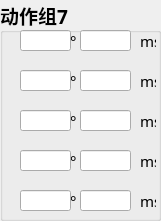
     <widget class="QGroupBox" name="groupBox_12">
      <property name="geometry">
       <rect>
        <x>420</x>
        <y>230</y>
        <width>161</width>
        <height>221</height>
       </rect>
      </property>
      <property name="font">
       <font>
        <family>宋体</family>
        <pointsize>14</pointsize>
        <weight>75</weight>
        <bold>true</bold>
       </font>
      </property>
      <property name="title">
       <string>动作组7</string>
      </property>
      <widget class="QLineEdit" name="lineEdit_91">
       <property name="geometry">
        <rect>
         <x>20</x>
         <y>30</y>
         <width>51</width>
         <height>21</height>
        </rect>
       </property>
       <property name="font">
        <font>
         <family>宋体</family>
         <pointsize>11</pointsize>
         <weight>50</weight>
         <bold>false</bold>
        </font>
       </property>
      </widget>
      <widget class="QLabel" name="label_143">
       <property name="geometry">
        <rect>
         <x>70</x>
         <y>30</y>
         <width>16</width>
         <height>21</height>
        </rect>
       </property>
       <property name="font">
        <font>
         <family>宋体</family>
         <pointsize>11</pointsize>
         <weight>50</weight>
         <bold>false</bold>
        </font>
       </property>
       <property name="text">
        <string>°</string>
       </property>
      </widget>
      <widget class="QLabel" name="label_144">
       <property name="geometry">
        <rect>
         <x>70</x>
         <y>70</y>
         <width>16</width>
         <height>21</height>
        </rect>
       </property>
       <property name="font">
        <font>
         <family>宋体</family>
         <pointsize>11</pointsize>
         <weight>50</weight>
         <bold>false</bold>
        </font>
       </property>
       <property name="text">
        <string>°</string>
       </property>
      </widget>
      <widget class="QLabel" name="label_145">
       <property name="geometry">
        <rect>
         <x>70</x>
         <y>110</y>
         <width>16</width>
         <height>21</height>
        </rect>
       </property>
       <property name="font">
        <font>
         <family>宋体</family>
         <pointsize>11</pointsize>
         <weight>50</weight>
         <bold>false</bold>
        </font>
       </property>
       <property name="text">
        <string>°</string>
       </property>
      </widget>
      <widget class="QLabel" name="label_146">
       <property name="geometry">
        <rect>
         <x>70</x>
         <y>150</y>
         <width>16</width>
         <height>21</height>
        </rect>
       </property>
       <property name="font">
        <font>
         <family>宋体</family>
         <pointsize>11</pointsize>
         <weight>50</weight>
         <bold>false</bold>
        </font>
       </property>
       <property name="text">
        <string>°</string>
       </property>
      </widget>
      <widget class="QLabel" name="label_147">
       <property name="geometry">
        <rect>
         <x>70</x>
         <y>190</y>
         <width>16</width>
         <height>21</height>
        </rect>
       </property>
       <property name="font">
        <font>
         <family>宋体</family>
         <pointsize>11</pointsize>
         <weight>50</weight>
         <bold>false</bold>
        </font>
       </property>
       <property name="text">
        <string>°</string>
       </property>
      </widget>
      <widget class="QLabel" name="label_148">
       <property name="geometry">
        <rect>
         <x>140</x>
         <y>30</y>
         <width>16</width>
         <height>21</height>
        </rect>
       </property>
       <property name="font">
        <font>
         <family>宋体</family>
         <pointsize>11</pointsize>
         <weight>50</weight>
         <bold>false</bold>
        </font>
       </property>
       <property name="text">
        <string>ms</string>
       </property>
      </widget>
      <widget class="QLabel" name="label_149">
       <property name="geometry">
        <rect>
         <x>140</x>
         <y>110</y>
         <width>16</width>
         <height>21</height>
        </rect>
       </property>
       <property name="font">
        <font>
         <family>宋体</family>
         <pointsize>11</pointsize>
         <weight>50</weight>
         <bold>false</bold>
        </font>
       </property>
       <property name="text">
        <string>ms</string>
       </property>
      </widget>
      <widget class="QLabel" name="label_151">
       <property name="geometry">
        <rect>
         <x>140</x>
         <y>190</y>
         <width>16</width>
         <height>21</height>
        </rect>
       </property>
       <property name="font">
        <font>
         <family>宋体</family>
         <pointsize>11</pointsize>
         <weight>50</weight>
         <bold>false</bold>
        </font>
       </property>
       <property name="text">
        <string>ms</string>
       </property>
      </widget>
      <widget class="QLabel" name="label_152">
       <property name="geometry">
        <rect>
         <x>140</x>
         <y>150</y>
         <width>16</width>
         <height>21</height>
        </rect>
       </property>
       <property name="font">
        <font>
         <family>宋体</family>
         <pointsize>11</pointsize>
         <weight>50</weight>
         <bold>false</bold>
        </font>
       </property>
       <property name="text">
        <string>ms</string>
       </property>
      </widget>
      <widget class="QLabel" name="label_153">
       <property name="geometry">
        <rect>
         <x>140</x>
         <y>70</y>
         <width>16</width>
         <height>21</height>
        </rect>
       </property>
       <property name="font">
        <font>
         <family>宋体</family>
         <pointsize>11</pointsize>
         <weight>50</weight>
         <bold>false</bold>
        </font>
       </property>
       <property name="text">
        <string>ms</string>
       </property>
      </widget>
      <widget class="QLineEdit" name="lineEdit_92">
       <property name="geometry">
        <rect>
         <x>20</x>
         <y>70</y>
         <width>51</width>
         <height>21</height>
        </rect>
       </property>
       <property name="font">
        <font>
         <family>宋体</family>
         <pointsize>11</pointsize>
         <weight>50</weight>
         <bold>false</bold>
        </font>
       </property>
      </widget>
      <widget class="QLineEdit" name="lineEdit_93">
       <property name="geometry">
        <rect>
         <x>20</x>
         <y>110</y>
         <width>51</width>
         <height>21</height>
        </rect>
       </property>
       <property name="font">
        <font>
         <family>宋体</family>
         <pointsize>11</pointsize>
         <weight>50</weight>
         <bold>false</bold>
        </font>
       </property>
      </widget>
      <widget class="QLineEdit" name="lineEdit_94">
       <property name="geometry">
        <rect>
         <x>20</x>
         <y>150</y>
         <width>51</width>
         <height>21</height>
        </rect>
       </property>
       <property name="font">
        <font>
         <family>宋体</family>
         <pointsize>11</pointsize>
         <weight>50</weight>
         <bold>false</bold>
        </font>
       </property>
      </widget>
      <widget class="QLineEdit" name="lineEdit_95">
       <property name="geometry">
        <rect>
         <x>20</x>
         <y>190</y>
         <width>51</width>
         <height>21</height>
        </rect>
       </property>
       <property name="font">
        <font>
         <family>宋体</family>
         <pointsize>11</pointsize>
         <weight>50</weight>
         <bold>false</bold>
        </font>
       </property>
      </widget>
      <widget class="QLineEdit" name="lineEdit_96">
       <property name="geometry">
        <rect>
         <x>80</x>
         <y>30</y>
         <width>51</width>
         <height>21</height>
        </rect>
       </property>
       <property name="font">
        <font>
         <family>宋体</family>
         <pointsize>11</pointsize>
         <weight>50</weight>
         <bold>false</bold>
        </font>
       </property>
      </widget>
      <widget class="QLineEdit" name="lineEdit_97">
       <property name="geometry">
        <rect>
         <x>80</x>
         <y>70</y>
         <width>51</width>
         <height>21</height>
        </rect>
       </property>
       <property name="font">
        <font>
         <family>宋体</family>
         <pointsize>11</pointsize>
         <weight>50</weight>
         <bold>false</bold>
        </font>
       </property>
      </widget>
      <widget class="QLineEdit" name="lineEdit_98">
       <property name="geometry">
        <rect>
         <x>80</x>
         <y>110</y>
         <width>51</width>
         <height>21</height>
        </rect>
       </property>
       <property name="font">
        <font>
         <family>宋体</family>
         <pointsize>11</pointsize>
         <weight>50</weight>
         <bold>false</bold>
        </font>
       </property>
      </widget>
      <widget class="QLineEdit" name="lineEdit_99">
       <property name="geometry">
        <rect>
         <x>80</x>
         <y>150</y>
         <width>51</width>
         <height>21</height>
        </rect>
       </property>
       <property name="font">
        <font>
         <family>宋体</family>
         <pointsize>11</pointsize>
         <weight>50</weight>
         <bold>false</bold>
        </font>
       </property>
      </widget>
      <widget class="QLineEdit" name="lineEdit_100">
       <property name="geometry">
        <rect>
         <x>80</x>
         <y>190</y>
         <width>51</width>
         <height>21</height>
        </rect>
       </property>
       <property name="font">
        <font>
         <family>宋体</family>
         <pointsize>11</pointsize>
         <weight>50</weight>
         <bold>false</bold>
        </font>
       </property>
      </widget>
     </widget>
